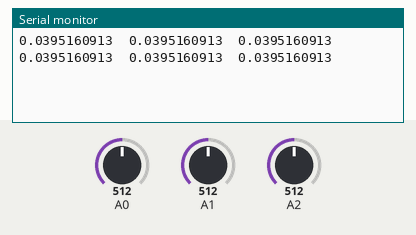
Simulated run of this sketch. Board: Arduino Uno, built with avr-gcc and run on an emulated ATmega328P. Shown: the last lines printed to the serial monitor. The test bench sets the inputs (shaded band); at power-on: A0 = 512, A1 = 512, A2 = 512.

Above: at 1.8 s.
1.9 s: A0 set to 716
At 2.5 s:
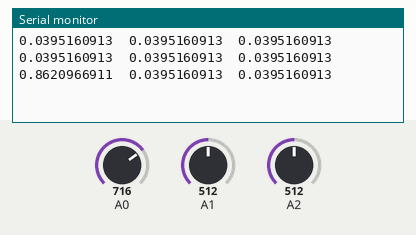
3.4 s: A1 set to 716
At 4.7 s:
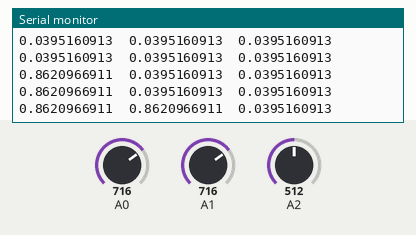
4.9 s: A2 set to 716
At 5.8 s:
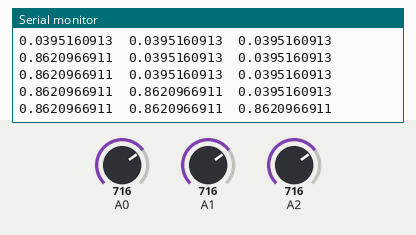
6.4 s: A0 set to 900
At 7.7 s:
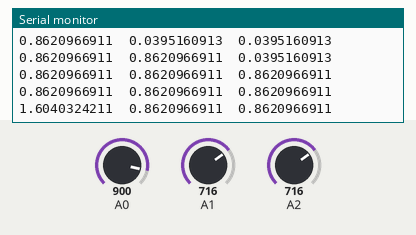
7.9 s: A1 set to 900
At 8.8 s:
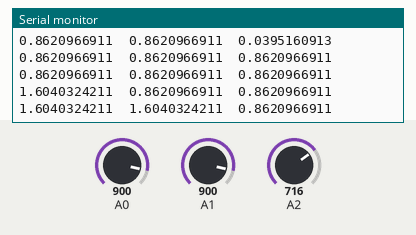
9.4 s: A2 set to 900
At 10.9 s:
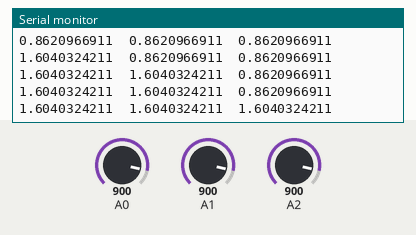
Timing chart, 0 to 11.9 s (numbered marks = the images above; inputs shaded):
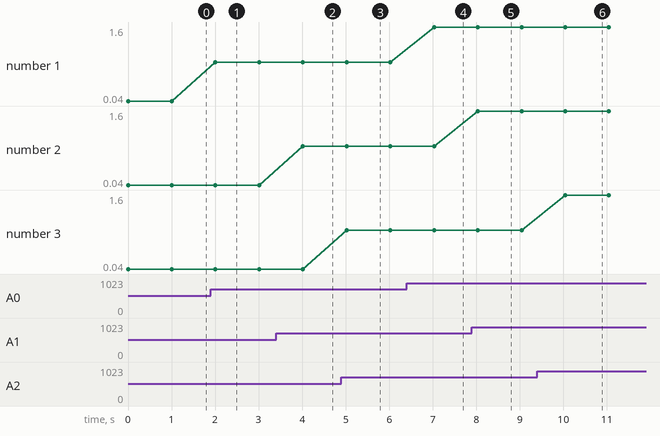

Measured:
- after the input at 1.9 s, the serial monitor: prints a new line after 0.11 s (image 1)
- after the input at 3.4 s, the serial monitor: prints a new line after 0.62 s (image 2)
- after the input at 4.9 s, the serial monitor: prints a new line after 0.12 s (image 3)
- after the input at 6.4 s, the serial monitor: prints a new line after 0.63 s (image 4)
- after the input at 7.9 s, the serial monitor: prints a new line after 0.14 s (image 5)
- after the input at 9.4 s, the serial monitor: prints a new line after 0.64 s (image 6)
- plotted number 1: 0.04 → 0.86 after the input at 1.9 s, 0.86 → 1.6 after the input at 6.4 s

The sketch:

sketch_may23a.ino
```cpp
/*  Accelerometer Test
    Written by Allen Lee (alee@sparke.ca)
    Uses the Lilypad Accelerometer (ADXL335)
    IMPORTANT:  SUPPLY THE ACCELEROMETER WITH VDD=3.3 V  JUMPER 3.3 V ON AN UNO TO AREF
    A good tutorial on accelerometers is on Instructables at: http://www.instructables.com/id/Accelerometer-Gyro-Tutorial
*/


// Setup global variables for analog read (x,y & z), voltages (vx,vy & vz) and g-readings (gx,gy & gz)
int x,y,z;
float vx, vy, vz, gx, gy, gz;


void setup()
{
  Serial.begin(9600);
  analogReference(EXTERNAL);    //set aref to 3.3v, if you use built in 3.3v for value, use a 15K resistor to limit current
}


void loop()
{
  // Read in accelerometer values
  x = analogRead(A0);
  y = analogRead(A1);
  z = analogRead(A2);

  // Convert ADC values to voltages and G values
  // The formula for voltage conversion is v = (ADCREAD*VREF/1023)-ZGV, where ZGV is "Zero-G voltage" (voltage at 0G)
  // ZGV is found in the spec sheet and happens to be 1.5 in our case.  Warning: you need to make the variable signed!
  // The formula for G conversion is g = v/SENSITIVITY.  The sensitvity is also found in the spec sheet and happens to be 300 mV/g here.
  // Remember to make your units consistent! (g = v[V]*1000 / SEN [mV] )
  vx = (x*3.3/1023)-1.62;
  gx = vx*10/8;
  vy = (y*3.3/1023)-1.62;
  gy = vy*10/8;
  vz = (z*3.3/1023)-1.62;
  gz = vz*10/8;

//  Serial.print("vx=");
  Serial.print(gx,DEC);   // delet the dec?
   Serial.print("  ");
//  Serial.print("vy=");
  Serial.print(gy,DEC);   //delete the dec?
  Serial.print("  ");
//  Serial.print("vz=");
  Serial.println(gz,DEC);   //delete the dec?

  delay(1000);

}
```
